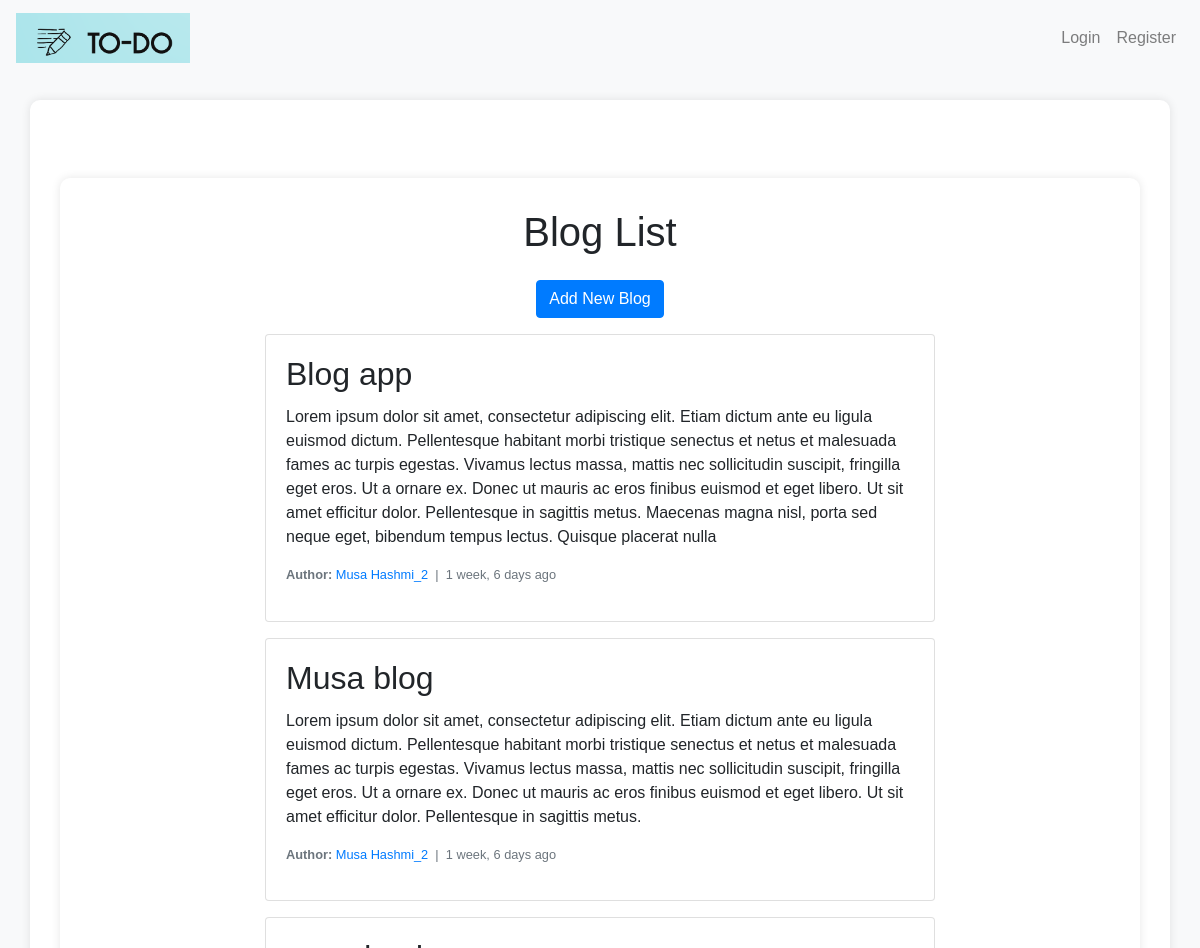
The page /blogs/ (upper part) on the database as committed earlier.
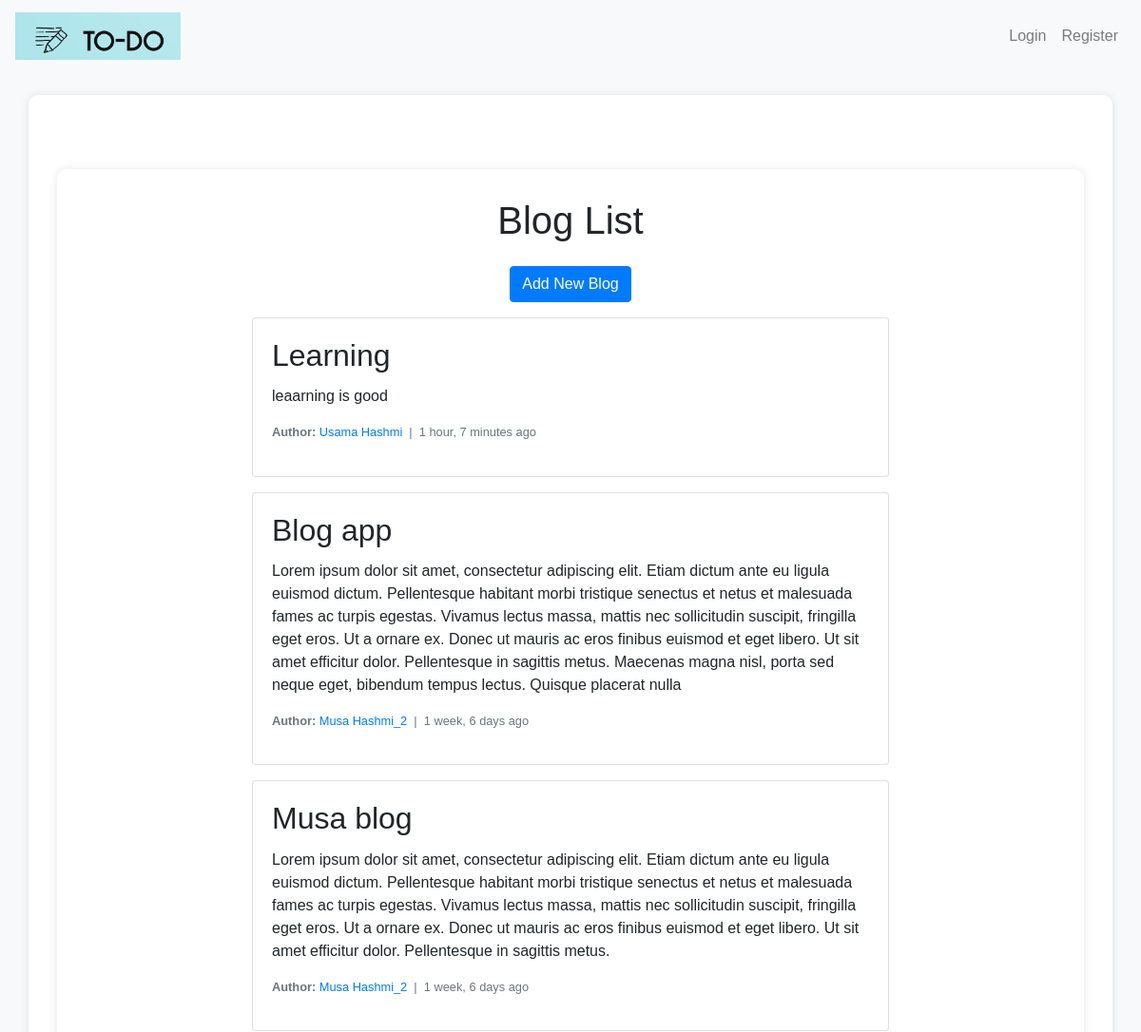
The same page on the database as committed later.
### todoapp/models.py (models this page shows, shortened)
class Blog (models.Model):
    title = models.CharField(max_length=100)
    description = models.TextField(max_length=500)
    author = models.ForeignKey(settings.AUTH_USER_MODEL, on_delete=models.CASCADE)
    created_at = models.DateTimeField(auto_now_add=True)

class CustomUser(AbstractBaseUser, PermissionsMixin):
    email = models.EmailField(unique=True)
    first_name = models.CharField(max_length=30)
    last_name = models.CharField(max_length=30)
    is_active = models.BooleanField(default=True)
    is_staff = models.BooleanField(default=False)
    about_me = models.TextField(blank=True, null=True)
    profile_picture = models.ImageField(upload_to='profile_pictures/', blank=True, null=True)
    skills = models.TextField(blank=True, null=True)
    work_experience = models.TextField(blank=True, null=True)
    education = models.TextField(blank=True, null=True)
    certifications = models.TextField(blank=True, null=True)
    awards = models.TextField(blank=True, null=True)
    publications = models.TextField(blank=True, null=True)
    volunteer_experience = models.TextField(blank=True, null=True)
    hobbies_and_interests = models.TextField(blank=True, null=True)
    objects = CustomUserManager()
    USERNAME_FIELD = 'email'
    REQUIRED_FIELDS = ['first_name', 'last_name']

### todoapp/views.py (the view)
# urls.py: path('blogs/', views.blog_list, name='blog_list'),
def blog_list(request):
    blogs = Blog.objects.all().order_by('-created_at')
    return render(request, 'blog_list.html', {'blogs': blogs})

### todoapp/Templates/blog_list.html
{% extends 'base.html' %}
{% block content %}
<div class="container mt-5">
    <div class="text-center">
        <h1 class="mb-4">Blog List</h1>
        <a href="{% url 'add_blog' %}" class="btn btn-primary mb-3">Add New Blog</a>
    </div>
    <div class="row">
        <div class="col-md-8 offset-md-2">
            {% for blog in blogs %}
            <div class="card mb-3">
                <div class="card-body">
                    <h2 class="card-title">{{ blog.title }}</h2>
                    <p class="card-text">{{ blog.description }}</p>
                    <p class="text-muted small">
                        <strong>Author:</strong>
                        <a href="{% url 'view_profile' blog.author.id %}">
                            {{ blog.author.first_name }} {{ blog.author.last_name }}
                        </a> &nbsp;|&nbsp;
                        {{ blog.created_at|timesince }} ago
                    </p>
                </div>
            </div>
            {% endfor %}
        </div>
    </div>
</div>
{% endblock %}

Rows that differ between the two databases and show on the page:
added Blog: title "Learning", description "leaarning is good", author.first_name "Usama", author.last_name "Hashmi", created_at "1 hour, 7 minutes"
